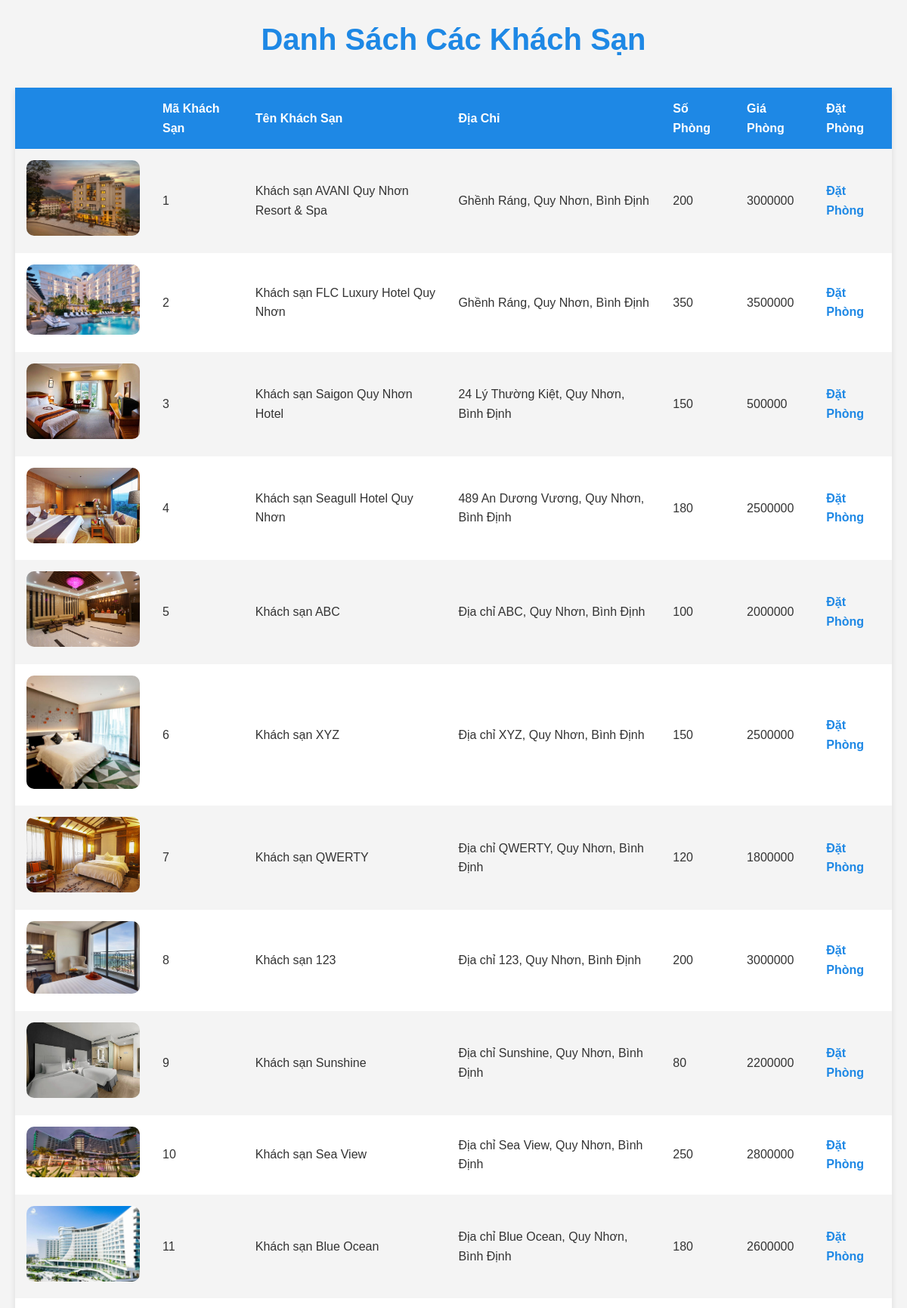
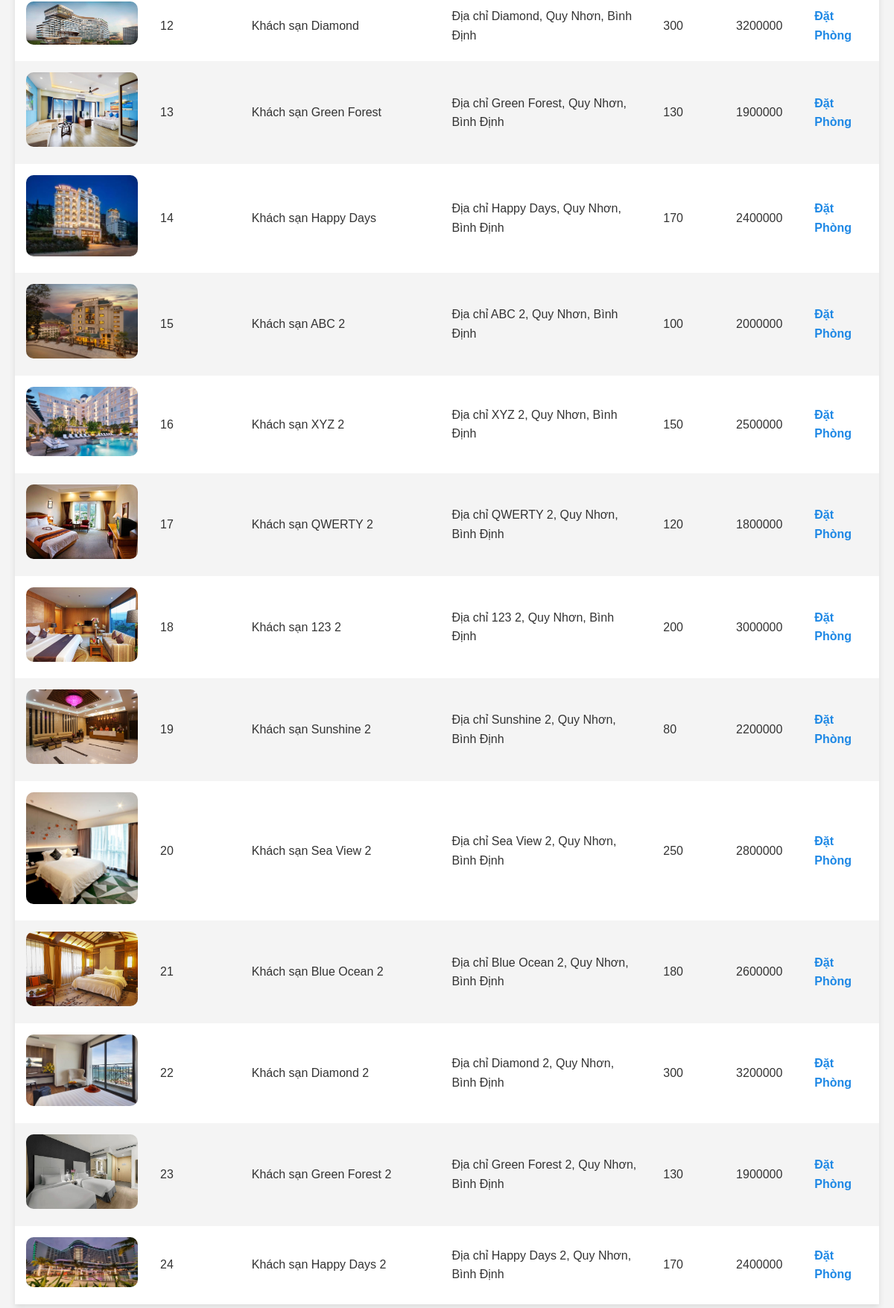
The app's page /khachsan.php with its own data (2 pictures, top to bottom).
### tables this page shows
CREATE TABLE `khachsan` (
  `makhachsan` int(11) NOT NULL,
  `tenkhachsan` varchar(100) NOT NULL,
  `diachi` varchar(100) NOT NULL,
  `sophong` int(11) NOT NULL,
  `giaphong` int(11) NOT NULL,
  `hinhanh` varchar(255) NOT NULL,
  `loaiphong` varchar(50) NOT NULL
);

### khachsan.php (the view, shortened to what this page needs)
<?php
include 'db.php';
$sql = "SELECT * FROM khachsan";
$result = mysqli_query($conn, $sql);
if (mysqli_num_rows($result) > 0) {
    echo "<!DOCTYPE html>";
    echo "<html lang='en'>";
    echo "<head>";
    echo "<link rel='stylesheet' href='css/styles.css'>";
    echo "</head>";
    echo "<body>";
    echo "<h1>Danh Sách Các Khách Sạn</h1>";
    echo "<table>";
    echo "<tr>";
    echo "<th></th>";
    echo "<th>Mã Khách Sạn</th>";
    echo "<th>Tên Khách Sạn</th>";
    echo "<th>Địa Chỉ</th>";
    echo "<th>Số Phòng</th>";
    echo "<th>Giá Phòng</th>";
    echo "<th>Đặt Phòng</th>";
    echo "</tr>";
    while ($row = mysqli_fetch_assoc($result)) {
        echo "<tr>";
        echo "<td><img src='images/KS/" . $row["hinhanh"] . "' alt='Hình Ảnh Khách Sạn' style='width: 150px; height: auto;'></td>";
        echo "<td>" . $row["makhachsan"] . "</td>";
        echo "<td>" . $row["tenkhachsan"] . "</td>";
        echo "<td>" . $row["diachi"] . "</td>";
        echo "<td>" . $row["sophong"] . "</td>";
        echo "<td>" . $row["giaphong"] . "</td>";
        echo "<td><a href='datkhachsan.php?makhachsan=" . $row["makhachsan"] . "'>Đặt Phòng</a></td>";
        echo "</tr>";
    }
    echo "</table>";
    echo "</body>";
    echo "</html>";
} else {
    echo "<p>Không có khách sạn nào</p>";
}
?>

### css/styles.css (style rules this page uses)
* { margin: 0; padding: 0; box-sizing: border-box; }
a { color: #333; }
body { font-family: Arial, sans-serif; line-height: 1.6; background-color: #f4f4f4; color: #333; padding: 20px; }
h1 { text-align: center; margin-bottom: 2rem; color: #1e88e5; font-size: 2.5rem; }
table { width: 100%; border-collapse: collapse; margin-bottom: 2rem; box-shadow: 0 4px 8px rgba(0, 0, 0, 0.1); background-color: white; }
table th, table td { padding: 15px; text-align: left; }
table th { background-color: #1e88e5; color: white; font-weight: bold; }
table tr:nth-child(even) { background-color: #f4f4f4; }
table img { width: 150px; height: auto; border-radius: 10px; }
a { color: #1e88e5; text-decoration: none; font-weight: bold; }

### records on screen
khachsan: hinhanh (picture), makhachsan "1", tenkhachsan "Khách sạn AVANI Quy Nhơn Resort & Spa", diachi "Ghềnh Ráng, Quy Nhơn, Bình Định", sophong "200", giaphong "3000000"
khachsan: hinhanh (picture), makhachsan "2", tenkhachsan "Khách sạn FLC Luxury Hotel Quy Nhơn", diachi "Ghềnh Ráng, Quy Nhơn, Bình Định", sophong "350", giaphong "3500000"
khachsan: hinhanh (picture), makhachsan "3", tenkhachsan "Khách sạn Saigon Quy Nhơn Hotel", diachi "24 Lý Thường Kiệt, Quy Nhơn, Bình Định", sophong "150", giaphong "500000"
khachsan: hinhanh (picture), makhachsan "4", tenkhachsan "Khách sạn Seagull Hotel Quy Nhơn", diachi "489 An Dương Vương, Quy Nhơn, Bình Định", sophong "180", giaphong "2500000"
khachsan: hinhanh (picture), makhachsan "5", tenkhachsan "Khách sạn ABC", diachi "Địa chỉ ABC, Quy Nhơn, Bình Định", sophong "100", giaphong "2000000"
khachsan: hinhanh (picture), makhachsan "6", tenkhachsan "Khách sạn XYZ", diachi "Địa chỉ XYZ, Quy Nhơn, Bình Định", sophong "150", giaphong "2500000"
khachsan: hinhanh (picture), makhachsan "7", tenkhachsan "Khách sạn QWERTY", diachi "Địa chỉ QWERTY, Quy Nhơn, Bình Định", sophong "120", giaphong "1800000"
khachsan: hinhanh (picture), makhachsan "8", tenkhachsan "Khách sạn 123", diachi "Địa chỉ 123, Quy Nhơn, Bình Định", sophong "200", giaphong "3000000"
khachsan: hinhanh (picture), makhachsan "9", tenkhachsan "Khách sạn Sunshine", diachi "Địa chỉ Sunshine, Quy Nhơn, Bình Định", sophong "80", giaphong "2200000"
khachsan: hinhanh (picture), makhachsan "10", tenkhachsan "Khách sạn Sea View", diachi "Địa chỉ Sea View, Quy Nhơn, Bình Định", sophong "250", giaphong "2800000"
khachsan: hinhanh (picture), makhachsan "11", tenkhachsan "Khách sạn Blue Ocean", diachi "Địa chỉ Blue Ocean, Quy Nhơn, Bình Định", sophong "180", giaphong "2600000"
khachsan: hinhanh (picture), makhachsan "12", tenkhachsan "Khách sạn Diamond", diachi "Địa chỉ Diamond, Quy Nhơn, Bình Định", sophong "300", giaphong "3200000"
khachsan: hinhanh (picture), makhachsan "13", tenkhachsan "Khách sạn Green Forest", diachi "Địa chỉ Green Forest, Quy Nhơn, Bình Định", sophong "130", giaphong "1900000"
khachsan: hinhanh (picture), makhachsan "14", tenkhachsan "Khách sạn Happy Days", diachi "Địa chỉ Happy Days, Quy Nhơn, Bình Định", sophong "170", giaphong "2400000"
khachsan: hinhanh (picture), makhachsan "15", tenkhachsan "Khách sạn ABC 2", diachi "Địa chỉ ABC 2, Quy Nhơn, Bình Định", sophong "100", giaphong "2000000"
khachsan: hinhanh (picture), makhachsan "16", tenkhachsan "Khách sạn XYZ 2", diachi "Địa chỉ XYZ 2, Quy Nhơn, Bình Định", sophong "150", giaphong "2500000"
khachsan: hinhanh (picture), makhachsan "17", tenkhachsan "Khách sạn QWERTY 2", diachi "Địa chỉ QWERTY 2, Quy Nhơn, Bình Định", sophong "120", giaphong "1800000"
khachsan: hinhanh (picture), makhachsan "18", tenkhachsan "Khách sạn 123 2", diachi "Địa chỉ 123 2, Quy Nhơn, Bình Định", sophong "200", giaphong "3000000"
khachsan: hinhanh (picture), makhachsan "19", tenkhachsan "Khách sạn Sunshine 2", diachi "Địa chỉ Sunshine 2, Quy Nhơn, Bình Định", sophong "80", giaphong "2200000"
khachsan: hinhanh (picture), makhachsan "20", tenkhachsan "Khách sạn Sea View 2", diachi "Địa chỉ Sea View 2, Quy Nhơn, Bình Định", sophong "250", giaphong "2800000"
khachsan: hinhanh (picture), makhachsan "21", tenkhachsan "Khách sạn Blue Ocean 2", diachi "Địa chỉ Blue Ocean 2, Quy Nhơn, Bình Định", sophong "180", giaphong "2600000"
khachsan: hinhanh (picture), makhachsan "22", tenkhachsan "Khách sạn Diamond 2", diachi "Địa chỉ Diamond 2, Quy Nhơn, Bình Định", sophong "300", giaphong "3200000"
khachsan: hinhanh (picture), makhachsan "23", tenkhachsan "Khách sạn Green Forest 2", diachi "Địa chỉ Green Forest 2, Quy Nhơn, Bình Định", sophong "130", giaphong "1900000"
khachsan: hinhanh (picture), makhachsan "24", tenkhachsan "Khách sạn Happy Days 2", diachi "Địa chỉ Happy Days 2, Quy Nhơn, Bình Định", sophong "170", giaphong "2400000"
